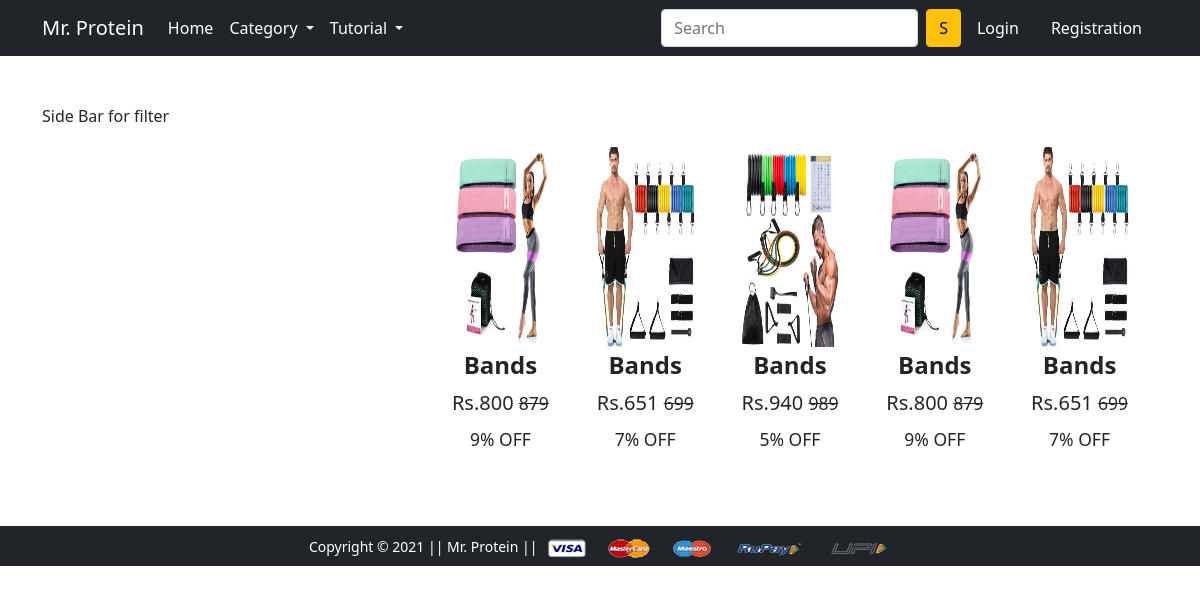
/product/5, run on the app's committed database.
### app/models.py (models this page shows, shortened)
class Product(models.Model):
    title = models.CharField(max_length=100)
    base_price = models.IntegerField()
    discount = models.IntegerField()
    description = models.TextField()
    brand = models.CharField(max_length=50)
    category = models.ForeignKey(Category, on_delete=models.CASCADE)
    product_image = models.ImageField(upload_to='productimg')
    rating = models.IntegerField()

### app/views.py (the view)
# urls.py: path('product/<int:pk>', views.product, name='product'),
def product(request, pk):
    context={}
    product = Product.objects.filter(category=pk)
    pr = Product.objects.filter(category=pk)
    for i in product:
        i.base_price = i.base_price - i.base_price*i.discount//100
    list = zip(product, pr)
    context['list'] = list
    context['category'] = category
    context['tutorial'] = tutorial
    return render(request, 'app/product.html',context)

### app/models.py (called while the page is built)
    def __str__(self):
        return str(self.tutorial)

### app/templates/app/product.html (shortened to what this page needs)
{% extends 'app/base.html' %}
{% load static %}
{% block main-content %}
<div class="container my-5">
 <div class="row">
  <div class="col-sm-3">
   Side Bar for filter
   </div>
  <div class="col-sm-8 offset-sm-1">
<div class="m-3">
 <div class="owl-carousel" id="slider1">
 {% for i,j in list %}
  <a href="{% url 'product-detail' i.id%}" class="btn">
  <div class="item"><img src="{{i.product_image.url}}" alt="" height="200px"><span class="fw-bold">{{i.title}}</span>
  <br>
  <span class="fs-5">Rs.{{i.base_price}} <small class="fw-light text-decoration-line-through">{{j.base_price}}</small></span>
  <br>
  <span class="fs-5"><small>{{i.discount}}% OFF</small></span>
  </div>
  </a>
  {% endfor %}
 </div>
</div>
  </div>
 </div>
</div>
{% endblock main-content %}

### app/static/app/css/style.css (style rules this page uses)
.owl-carousel .item { font-size: 24px; text-align: center; margin-top: 20px;; }

### data on the page
Product: product_image (picture), title "Bands", base_price "800", base_price "879", discount "9"
Product: product_image (picture), title "Bands", base_price "651", base_price "699", discount "7"
Product: product_image (picture), title "Bands", base_price "940", base_price "989", discount "5"
